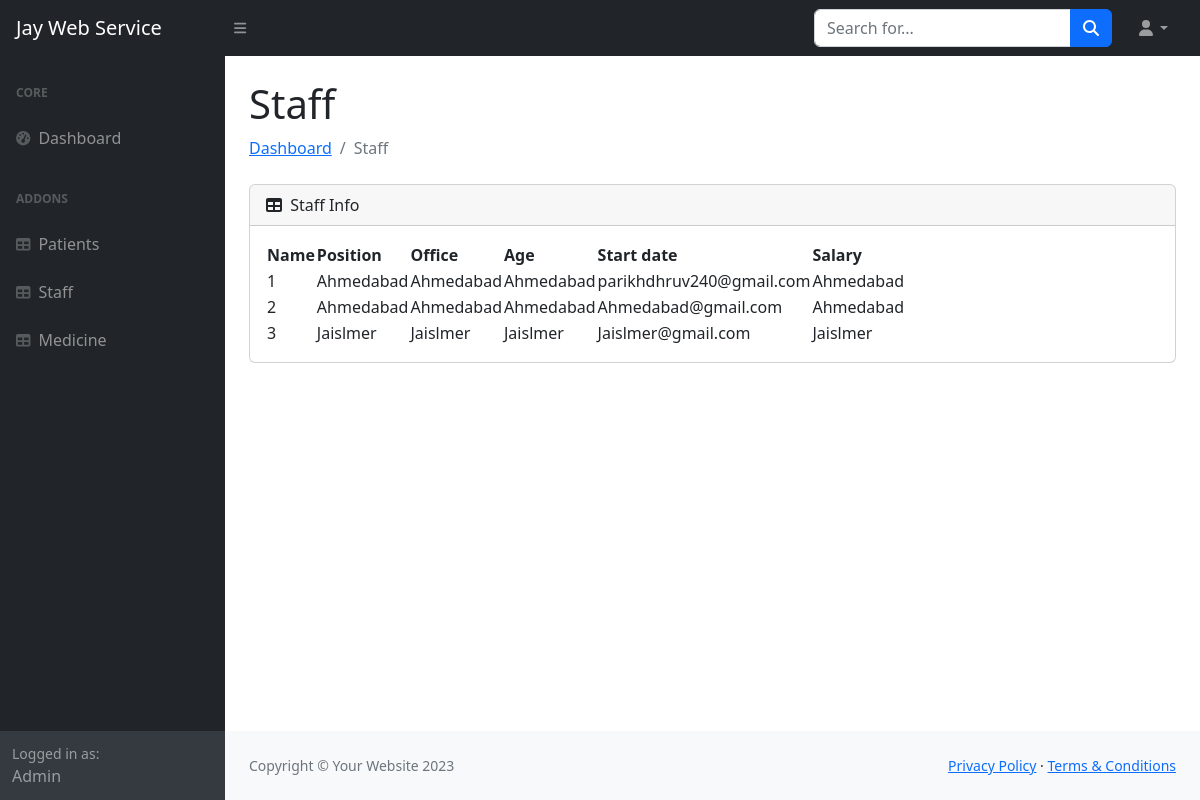
Page /Staff.php on the committed database.
### tables this page shows
CREATE TABLE `user` (
  `User_id` bigint NOT NULL,
  `address` varchar(255) DEFAULT NULL,
  `city` varchar(255) DEFAULT NULL,
  `country` varchar(255) DEFAULT NULL,
  `email` varchar(255) DEFAULT NULL,
  `firstname` varchar(255) DEFAULT NULL,
  `lastlogin` varchar(255) DEFAULT NULL,
  `lastname` varchar(255) DEFAULT NULL,
  `password` varchar(255) DEFAULT NULL,
  `phoneno` varchar(255) DEFAULT NULL,
  `username` varchar(255) DEFAULT NULL,
  `Role_id` int NOT NULL,
  `isDeleted` tinyint(1) NOT NULL
);

### functions/route.php (the view, shortened to what this page needs)
<?php
function UserTable($role) {
  $conn = mysqli_connect("localhost", "root", "root", "cafe");
  $i=0;
  $query = "SELECT * FROM user where Role_id = $role";
  $result = mysqli_query($conn, $query);
  while ($row = mysqli_fetch_assoc($result)) {
      $i++;
      echo "<tr>";
      echo "<td>".$i."</td>";
      echo "<td>".$row['address']."</td>";
      echo "<td>".$row['city']."</td>";
      echo "<td>".$row['country']."</td>";
      echo "<td>".$row['email']."</td>";
      echo "<td>".$row['firstname']."</td>";
      echo "</tr>";
  }
}
?>

### Staff.php (shortened to what this page needs)
<?php
include "functions/route.php";
?>
<!DOCTYPE html>
<html lang="en">
    <head>
        <link href="https://cdn.jsdelivr.net/npm/simple-datatables@7.1.2/dist/style.min.css" rel="stylesheet" />
        <link href="css/styles.css" rel="stylesheet" />
    </head>
    <body class="sb-nav-fixed">
    <?php include "functions/nav.php"?>
            <div id="layoutSidenav_content">
                <main>
                    <div class="container-fluid px-4">
                        <h1 class="mt-4">Staff</h1>
                        <ol class="breadcrumb mb-4">
                            <li class="breadcrumb-item"><a href="index.php">Dashboard</a></li>
                            <li class="breadcrumb-item active">Staff</li>
                        </ol>
                        <div class="card mb-4">
                            <div class="card-header">
                                <i class="fas fa-table me-1"></i>
                                Staff Info
                            </div>
                            <div class="card-body">
                                <table id="datatablesSimple">
                                    <thead>
                                        <tr>
                                            <th>Name</th>
                                            <th>Position</th>
                                            <th>Office</th>
                                            <th>Age</th>
                                            <th>Start date</th>
                                            <th>Salary</th>
                                        </tr>
                                    </thead>
                                    <tbody>
                                    <?php
                                    UserTable(2)
                                    ?>
                                    </tbody>
                                </table>
                            </div>
                        </div>
                    </div>
                </main>
                <footer class="py-4 bg-light mt-auto">
                    <div class="container-fluid px-4">
                        <div class="d-flex align-items-center justify-content-between small">
                            <div class="text-muted">Copyright &copy; Your Website 2023</div>
                            <div>
                                <a href="#">Privacy Policy</a>
                                &middot;
                                <a href="#">Terms &amp; Conditions</a>
                            </div>
                        </div>
                    </div>
                </footer>
            </div>
    </body>
</html>

### functions/nav.php (shortened to what this page needs)
<!DOCTYPE html>
<html lang="en">
<head>
</head>
<body>
    <nav class="sb-topnav navbar navbar-expand navbar-dark bg-dark">
        <a class="navbar-brand ps-3" href="index.html">Jay Web Service</a>
        <button class="btn btn-link btn-sm order-1 order-lg-0 me-4 me-lg-0" id="sidebarToggle" href="#!"><i
                class="fas fa-bars"></i></button>
        <form class="d-none d-md-inline-block form-inline ms-auto me-0 me-md-3 my-2 my-md-0">
            <div class="input-group">
                <input class="form-control" type="text" placeholder="Search for..." aria-label="Search for..."
                    aria-describedby="btnNavbarSearch" />
                <button class="btn btn-primary" id="btnNavbarSearch" type="button"><i
                        class="fas fa-search"></i></button>
            </div>
        </form>
        <ul class="navbar-nav ms-auto ms-md-0 me-3 me-lg-4">
            <li class="nav-item dropdown">
                <a class="nav-link dropdown-toggle" id="navbarDropdown" href="#" role="button" data-bs-toggle="dropdown"
                    aria-expanded="false"><i class="fas fa-user fa-fw"></i></a>
            </li>
        </ul>
    </nav>
    <div id="layoutSidenav">
        <div id="layoutSidenav_nav">
            <nav class="sb-sidenav accordion sb-sidenav-dark" id="sidenavAccordion">
                <div class="sb-sidenav-menu">
                    <div class="nav">
                        <div class="sb-sidenav-menu-heading">Core</div>
                        <a class="nav-link" href="index.php">
                            <div class="sb-nav-link-icon"><i class="fas fa-tachometer-alt"></i></div>
                            Dashboard
                        </a>
                        <div class="sb-sidenav-menu-heading">Addons</div>
                        <a class="nav-link" href="User.php">
                            <div class="sb-nav-link-icon"><i class="fas fa-table"></i></div>
                            Patients
                        </a>
                        <a class="nav-link" href="Staff.php">
                            <div class="sb-nav-link-icon"><i class="fas fa-table"></i></div>
                            Staff
                        </a><a class="nav-link" href="User.php">
                            <div class="sb-nav-link-icon"><i class="fas fa-table"></i></div>
                            Medicine
                        </a>
                    </div>
                </div>
                <div class="sb-sidenav-footer">
                    <div class="small">Logged in as:</div>
                    Admin
                </div>
            </nav>
        </div>
</body>
</html>

### rows in the picture
user: address "Ahmedabad", city "Ahmedabad", country "Ahmedabad", email "parikhdhruv240@gmail.com", firstname "Ahmedabad"
user: address "Ahmedabad", city "Ahmedabad", country "Ahmedabad", email "Ahmedabad@gmail.com", firstname "Ahmedabad"
user: address "Jaislmer", city "Jaislmer", country "Jaislmer", email "Jaislmer@gmail.com", firstname "Jaislmer"
